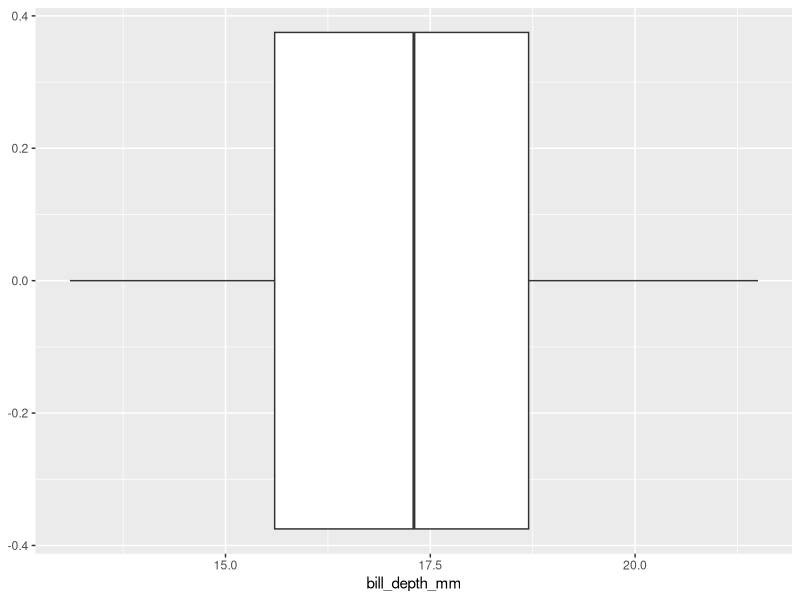
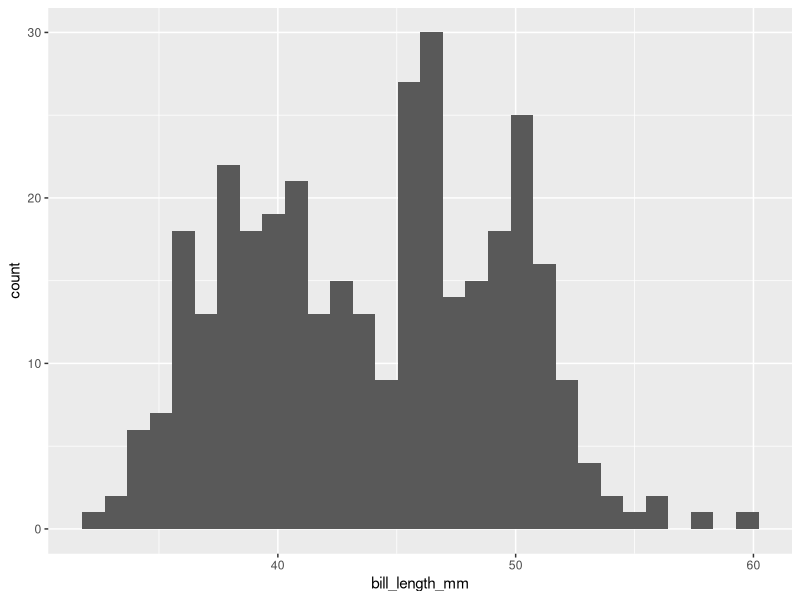

Recreate these plots in R, in order.
library(tidyverse)

library(palmerpenguins)

penguins %>%
  ggplot(aes(x=bill_depth_mm))+
  geom_boxplot()

penguins%>%
  ggplot(aes(x=bill_length_mm))+
  geom_histogram()
